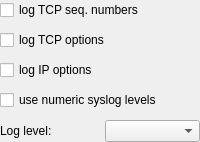
            <widget class="QWidget" name="WStackPage0">
             <layout class="QGridLayout">
              <property name="margin">
               <number>0</number>
              </property>
              <property name="spacing">
               <number>10</number>
              </property>
              <item row="0" column="0" colspan="2">
               <widget class="QCheckBox" name="logTCPseq">
                <property name="text">
                 <string>log TCP seq. numbers</string>
                </property>
               </widget>
              </item>
              <item row="2" column="0" colspan="2">
               <widget class="QCheckBox" name="logIPopt">
                <property name="text">
                 <string>log IP options</string>
                </property>
               </widget>
              </item>
              <item row="3" column="0" colspan="2">
               <widget class="QCheckBox" name="logNumsyslog">
                <property name="text">
                 <string>use numeric syslog levels</string>
                </property>
               </widget>
              </item>
              <item row="4" column="0">
               <widget class="QLabel" name="textLabel1">
                <property name="text">
                 <string>Log level:</string>
                </property>
                <property name="wordWrap">
                 <bool>false</bool>
                </property>
               </widget>
              </item>
              <item row="4" column="1">
               <widget class="QComboBox" name="logLevel"/>
              </item>
              <item row="1" column="0" colspan="2">
               <widget class="QCheckBox" name="logTCPopt">
                <property name="text">
                 <string>log TCP options</string>
                </property>
               </widget>
              </item>
             </layout>
            </widget>
